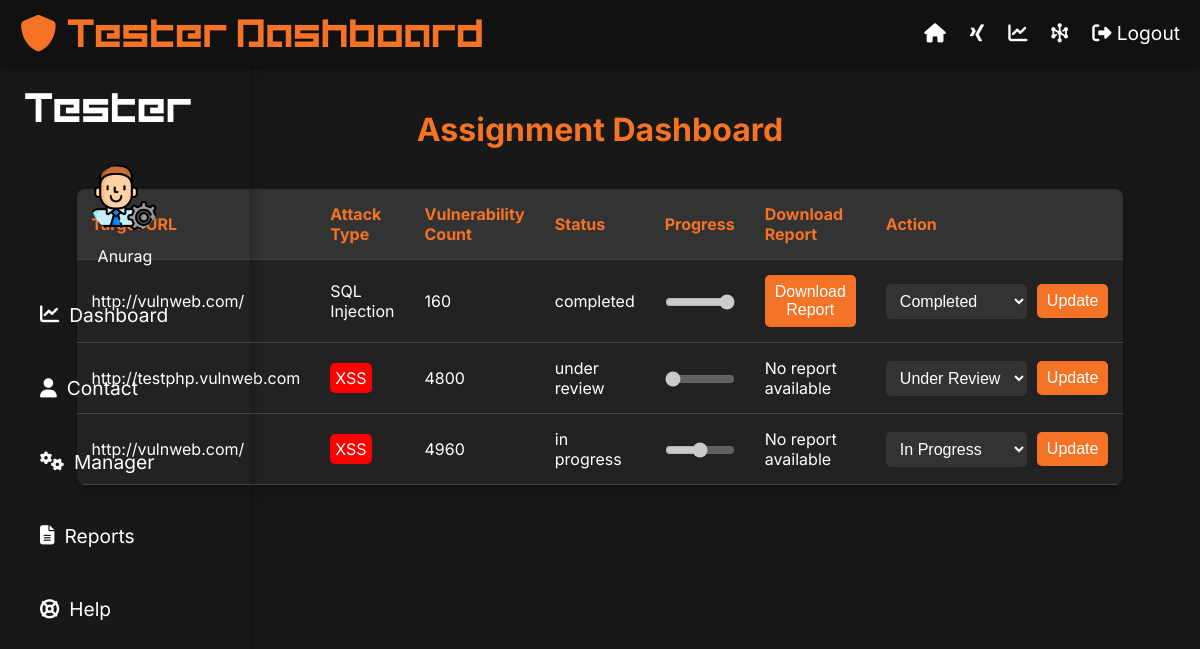
/dashboard (signed in), run on an earlier commit of the app's database.
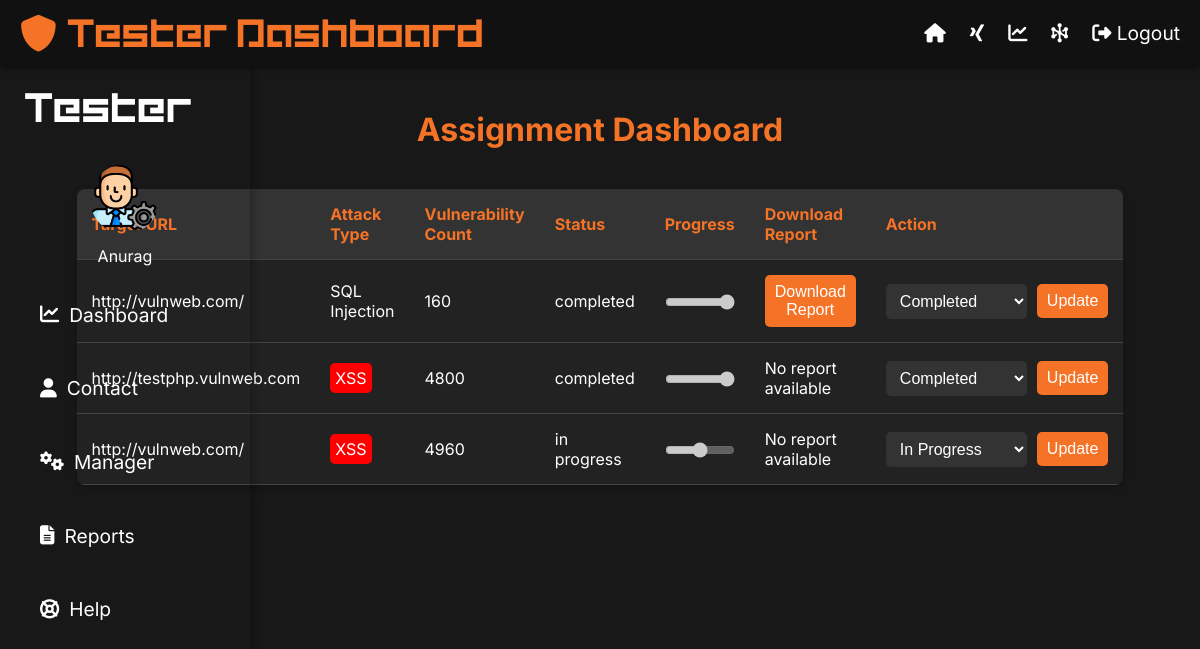
And on a later commit of the database.
### app.py (models this page shows)
class User(UserMixin, db.Model):
    id = db.Column(db.Integer, primary_key=True)
    name = db.Column(db.String(100), nullable=False)
    email = db.Column(db.String(120), unique=True, nullable=False)
    password = db.Column(db.String(200), nullable=False)
    role = db.Column(db.Enum('user', 'tester', 'admin', name='user_roles'), default='user', nullable=False)
    scanned_urls = db.relationship('ScannedURL', backref='owner', lazy=True)

class Tester(db.Model):
    id = db.Column(db.Integer, primary_key=True)
    tester_id = db.Column(db.Integer, db.ForeignKey('user.id'), nullable=False)
    scanned_url_id = db.Column(db.Integer, db.ForeignKey('scanned_url.id'), nullable=False)
    status = db.Column(Enum('under review', 'in progress', 'completed', name='status_enum'), default='under review', nullable=False)
    tester = db.relationship('User', foreign_keys=[tester_id])
    scanned_url = db.relationship('ScannedURL', foreign_keys=[scanned_url_id])

class ScannedURL(db.Model):
    id = db.Column(db.Integer, primary_key=True)
    target_url = db.Column(db.String(200), nullable=False)
    attack_type = db.Column(db.String(100), nullable=False)
    scan_duration = db.Column(db.Float, nullable=False)
    high_count = db.Column(db.Integer, default=0)
    medium_count = db.Column(db.Integer, default=0)
    low_count = db.Column(db.Integer, default=0)
    report_path = db.Column(db.String(300), nullable=True)
    user_id = db.Column(db.Integer, db.ForeignKey('user.id'), nullable=False)
    tester_assigned = db.Column(Enum('yes', 'no', name='tester_assigned'), default='no', nullable=False)

### app.py (the view, shortened to what this page needs)
@app.route('/dashboard')
@login_required
def dashboard():
    if current_user.role == 'admin':
        users = User.query.filter_by(role='user').all()
        return render_template('admin.html', users=users, current_user=current_user)
    elif current_user.role == 'tester':
        assignments = Tester.query.filter_by(tester_id=current_user.id).all()
        return render_template('tester_dashboard.html', assignments=assignments)

### app.py (called while the page is built)
@login_manager.user_loader
def load_user(user_id):
    return User.query.get(int(user_id))

### templates/tester_dashboard.html (shortened to what this page needs)
<!DOCTYPE html>
<html lang="en">
<head>
    <link
        href="https://cdnjs.cloudflare.com/ajax/libs/font-awesome/6.7.1/css/all.min.css"
        rel="stylesheet"
    />
</head>
<body>
    <div class="navbar">
        <div class="logo">
            <i class="fa-solid fa-shield"></i> Tester Dashboard
        </div>
        <ul class="navContent">
            <li><a href="/"><i class="fa-solid fa-house"></i></a></li>
            <li><a href="/home"><i class="fa-brands fa-xing"></i></a></li>
            <li><a href="/dashboard"><i class="fa-solid fa-chart-line"></i></a></li>
            <a href = "/payloads"><i class="fa-solid fa-hexagon-nodes"></i></a>
            {% if session['logged_in'] %}
            <li><a href="/logout"><i class="fa-solid fa-sign-out-alt"></i> Logout</a></li>
            {% else %}
            <li><a href="/login"><i class="fa-solid fa-sign-in-alt"></i> Login</a></li>
            {% endif %}
        </ul>
    </div>
    <div class="sidebar">
        <div class="logo">Tester</div>
        <div class="manager-info">
            <img src="{{ url_for('static', filename='avatar.png') }}" alt="Manager Avatar" class="manager-avatar">
            <p class="manager-name">{{current_user.name}}</p>
        </div>
        <ul>
            <li><a href="{{url_for('dashboard')}}"><i class="fa-solid fa-chart-line"></i> Dashboard</a></li>
            <li><a href="/users"><i class="fa-solid fa-user"></i>Contact</a></li>
            <li><a href="/settings"><i class="fa-solid fa-cogs"></i> Manager</a></li>
            <li><a href="/reports"><i class="fa-solid fa-file-alt"></i> Reports</a></li>
            <li><a href="/help"><i class="fa-solid fa-life-ring"></i> Help</a></li>
        </ul>
    </div>
    <h1>Assignment Dashboard</h1>
    <table>
        <thead>
            <tr>
                <th>Target URL</th>
                <th>Attack Type</th>
                <th>Vulnerability Count</th>
                <th>Status</th>
                <th>Progress</th>
                <th>Download Report</th>
                <th>Action</th>
            </tr>
        </thead>
        <tbody>
            {% for assignment in assignments %}
            <tr>
                <td>{{ assignment.scanned_url.target_url }}</td>
                <td>
                    {% if assignment.scanned_url.attack_type == 'XSS' %}
                        <span class="xss">{{ assignment.scanned_url.attack_type }}</span>
                    {% elif assignment.scanned_url.attack_type == 'SQL' %}
                        <span class="sql">{{ assignment.scanned_url.attack_type }}</span>
                    {% elif assignment.scanned_url.attack_type == 'Command Injection' %}
                        <span class="command-injection">{{ assignment.scanned_url.attack_type }}</span>
                    {% else %}
                        {{ assignment.scanned_url.attack_type }}
                    {% endif %}
                </td>
                <td>
                    {% set total_vulnerabilities = assignment.scanned_url.high_count + assignment.scanned_url.medium_count + assignment.scanned_url.low_count %}
                    {{ total_vulnerabilities }}
                </td>
                <td>{{ assignment.status }}</td>
                <td>
                    <input
                        type="range"
                        class="progress-bar"
                        min="0"
                        max="100"
                        value="{% if assignment.status == 'under review' %}0{% elif assignment.status == 'in progress' %}50{% elif assignment.status == 'completed' %}100{% endif %}"
                        disabled
                    >
                </td>
                <td>
                    {% if assignment.scanned_url.report_path %}
                        <a href="{{ assignment.scanned_url.report_path }}" download>
                            <button>Download Report</button>
                        </a>
                    {% else %}
                        No report available
                    {% endif %}
                </td>
                <td>
                    <form method="POST" action="{{ url_for('update_status', assignment_id=assignment.id) }}">
                        <select name="status">
                            <option value="under review" {% if assignment.status == 'under review' %}selected{% endif %}>Under Review</option>
                            <option value="in progress" {% if assignment.status == 'in progress' %}selected{% endif %}>In Progress</option>
                            <option value="completed" {% if assignment.status == 'completed' %}selected{% endif %}>Completed</option>
                        </select>
                        <button type="submit">Update</button>
                    </form>
                </td>
            </tr>
            {% endfor %}
        </tbody>
    </table>
</body>
</html>

### templates/tester_dashboard.html (style rules this page uses)
* { margin: 0; padding: 0; box-sizing: border-box; }
body { font-family: 'Inter', sans-serif; background-color: #181818; color: #fff; padding-top: 70px; }
.navbar { display: flex; align-items: center; justify-content: space-between; padding: 10px 20px; background: #111; box-shadow: 0 2px 5px rgba(0, 0, 0, 0.5); position: fixed; top: 0; width: 100%; z-index: 1000; }
.logo { font-size: 2.3rem; color: #f57326; display: flex; align-items: center; gap: 10px; font-family:'Themiru'; }
.navContent { display: flex; gap: 1.5rem; list-style: none; }
.navContent a { text-decoration: none; color: #fff; font-size: 1.2rem; transition: color 0.3s ease-in-out; }
h1 { text-align: center; color: #f57326; margin: 40px 0; }
table { width: 74%; margin: 30px auto; border-collapse: collapse; background: #222; box-shadow: 0 4px 8px rgba(0, 0, 0, 0.2); border-radius: 8px; overflow: hidden; }
table thead { background: #333; color: #f57326; }
table th, table td { padding: 15px; text-align: left; border-bottom: 1px solid #444; }
.xss { background-color: red; color: #fff; padding: 5px; border-radius: 5px; }
form { display: flex; align-items: center; gap: 10px; }
select, button { padding: 8px 10px; border: none; border-radius: 5px; font-size: 1rem; outline: none; }
select { background: #333; color: #fff; }
button { background: #f57326; color: #fff; cursor: pointer; transition: background 0.3s ease; }
.progress-bar { width: 100%; height: 10px; border-radius: 5px; background: #444; outline: none; }
.sidebar { position: fixed; top: 60px; left: 0; width: 250px; height: calc(100vh - 60px); background-color: var(--bg-darker); padding: 1.5rem; box-shadow: 2px 0 10px rgba(0, 0, 0, 0.3); overflow-y: auto; z-index: 999; }
.sidebar .logo { font-size: 2.4rem; text-align: center; margin-bottom: 2rem; color: var(--accent-orange); }
.sidebar .manager-info { text-align: center; margin-bottom: 1.5rem; }
.sidebar .manager-avatar { width: 70px; height: 70px; border-radius: 50%; object-fit: cover; }
.sidebar .manager-name { color: var(--text-light); margin-top: 0.5rem; }
.sidebar ul { list-style: none; padding: 0; }
.sidebar ul li { margin-bottom: 1.5rem; }
.sidebar ul li a { text-decoration: none; color: var(--text-light); font-size: 1.2rem; display: flex; align-items: center; gap: 10px; padding: 0.8rem 1rem; border-radius: 6px; transition: background 0.3s ease-in-out; }

What changed in the data, as far as the page shows it:
changed Tester "http://testphp.vulnweb.com": status "under review" → "completed"; status "0" → "100"; status "Under Review" → "Completed"
